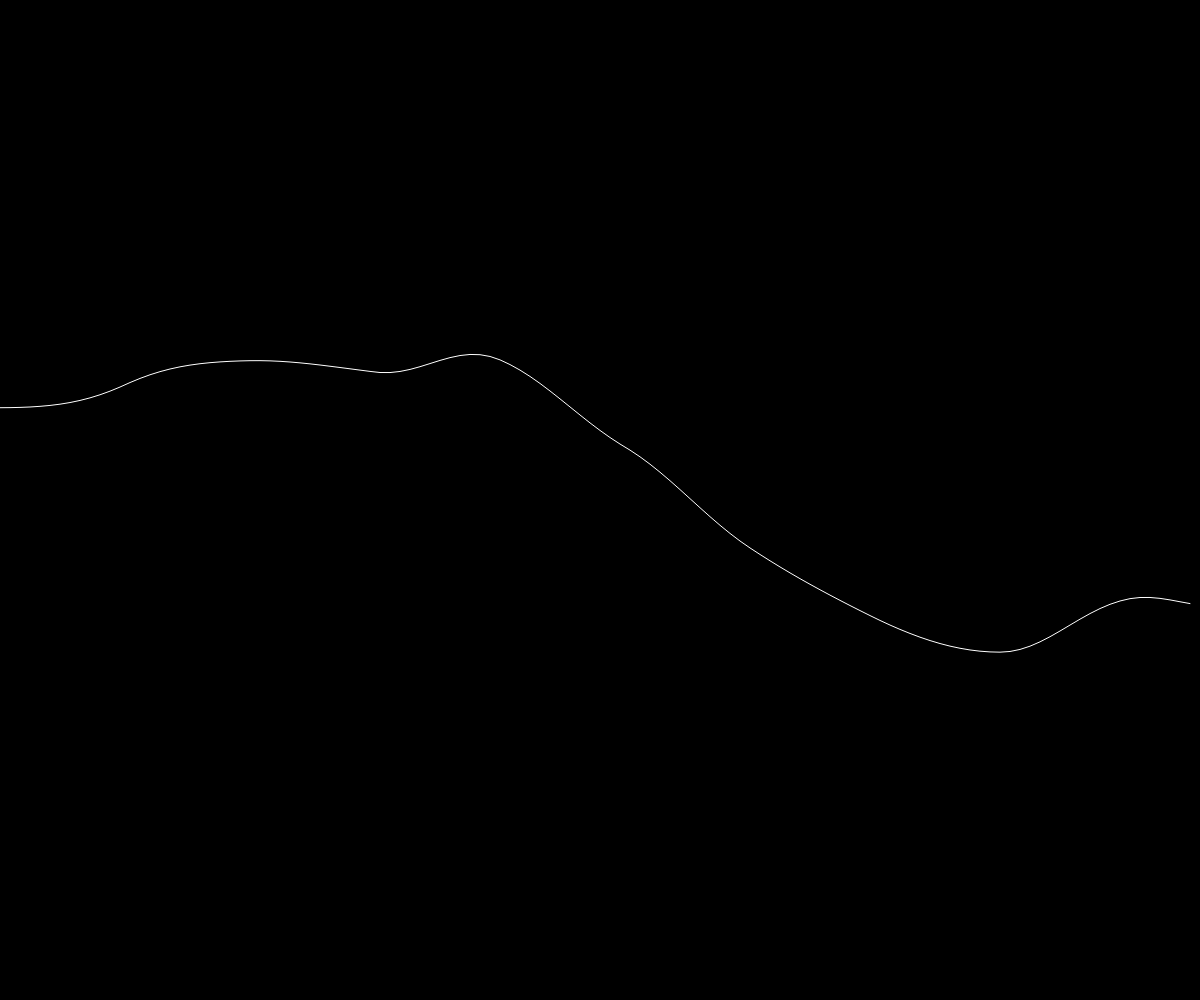
Frame 1 (no input)
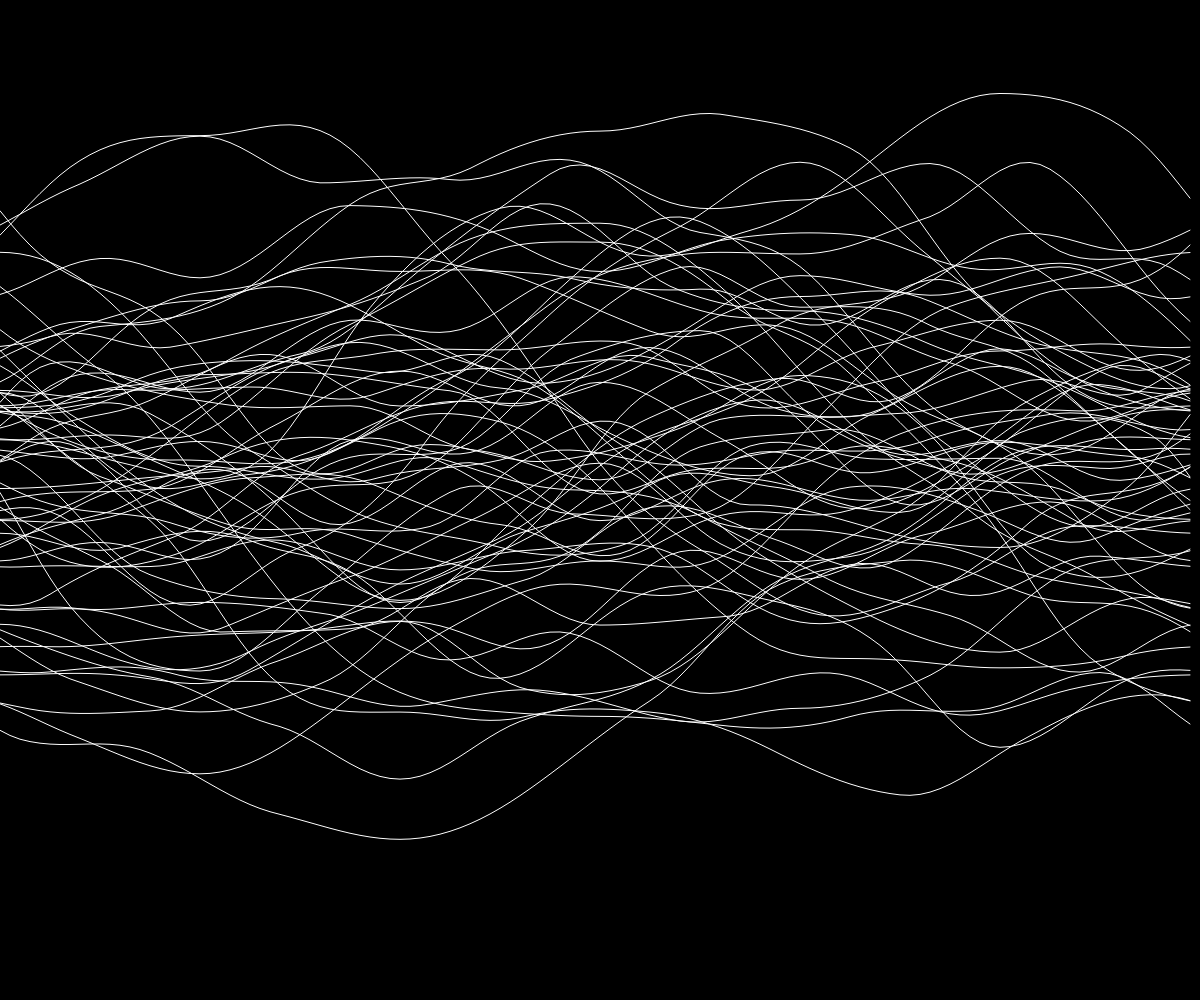
Frame 60 (no input)
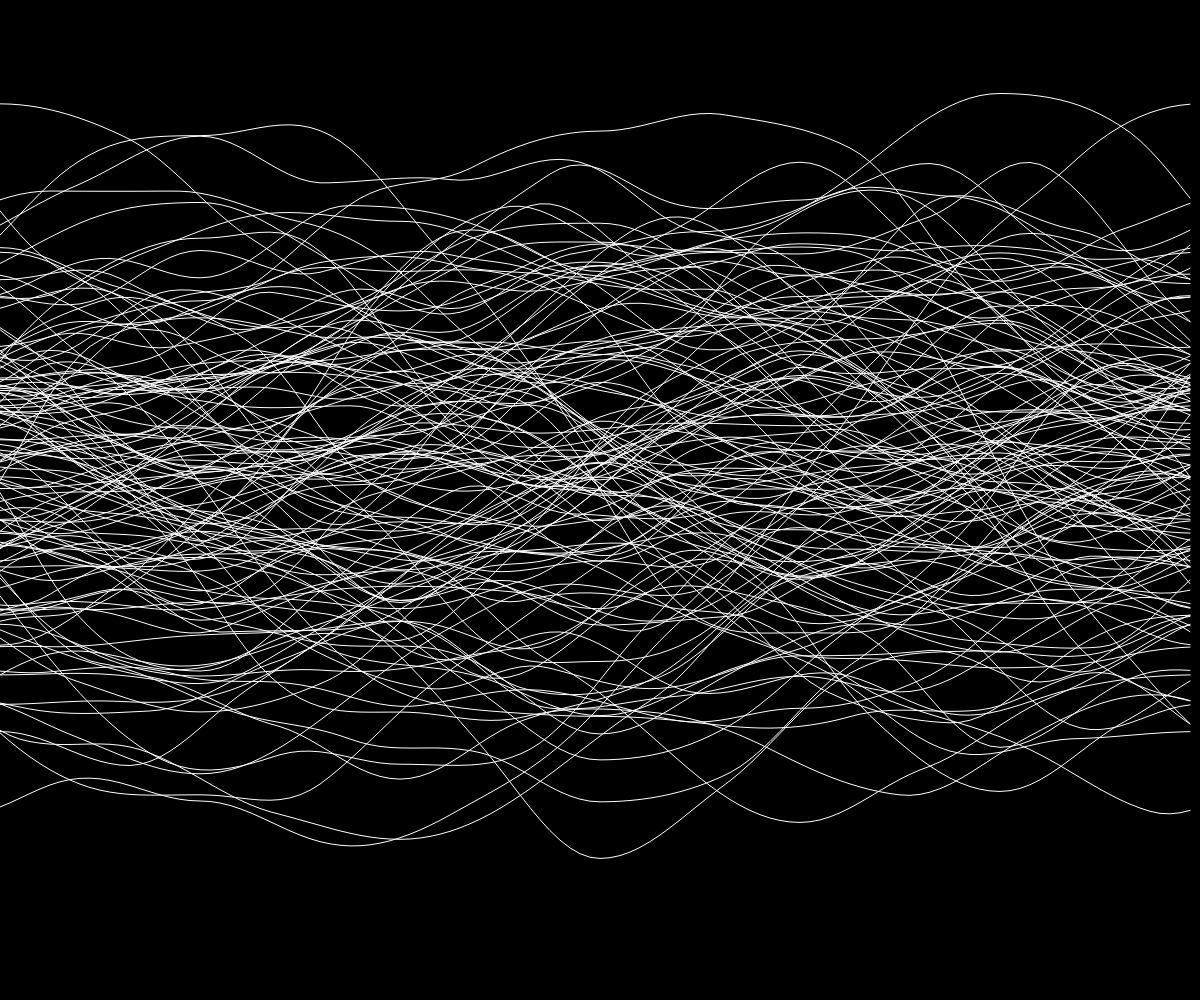
Frame 120 (the mouse pressed at the canvas centre since frame 60)

The p5.js sketch that drew these frames (run headless with seeded random() and noise() and a simulated clock; from frame 60 on, the mouse is pressed at the canvas centre):

// p5.js sketch
// ── sketch.js
function setup() {
  createCanvas(windowWidth, windowHeight);
  background('black')
}



// perlin drawing with dots/ellipses

// let xoff = 3
// let yoff = 9
// function draw() {
//   // if (mouseIsPressed) {
//   //   stroke(25, 200, 240)
//   //   strokeWeight(0.2);
//   //   fill(252, 210, 247, 50)
//   //   ellipse(mouseX, mouseY, 80, 80);
//   //   // ellipse(windowWidth-mouseX, mouseY, 40, 40)
//   //   // ellipse(mouseX, windowHeight-mouseY, 40, 40)
//   //   // ellipse(windowWidth-mouseX, windowHeight - mouseY, 40, 40)
//   // }
//
//   let x = map(noise(xoff), 0, 1, 0, width, true)
//   let y = map(noise(yoff), 0, 1, 0, height, true)
//   stroke(25, 200, 240)
//   strokeWeight(0.2);
//   fill(252, 210, 247)
//   // ellipse(x, y, 10, 10);
//   point(x, y)
//
//   for (let x = 0; x < width; x++) {
//     beginShape();
//     // point(x, 100)
//     vertex(x, 10)
//     endShape();
//   }
//
//   xoff += 0.01
//   yoff += 0.01
//   // stop the loop :
//   // noLoop()
//
//
//   // line(mouseX, mouseY, 1800- mouseY, 900 - mouseX)
//
//
//
// }


// perlin black and white terrain generator
let start = 1
let moo = start
let increment = 0.01
function draw() {
  // background(50);
  beginShape();
  // vertex(0, windowHeight);
  noFill();
  for (let x = 0; x < windowWidth; x+= 10) {
    stroke(255);
    vertex(x, map(noise(moo), 0, 1, 0, windowHeight))
    moo += increment
  }
  // vertex(windowWidth, windowHeight)
  // noLoop();
  endShape();
  start += 0.001

}

// ── yeash.css
html, body {
  width: 100%;
  height: 100%;
  margin: 0px;
  padding: 0px;
  overflow: hidden;
  display: block;
}

canvas{
  display: block;
}
